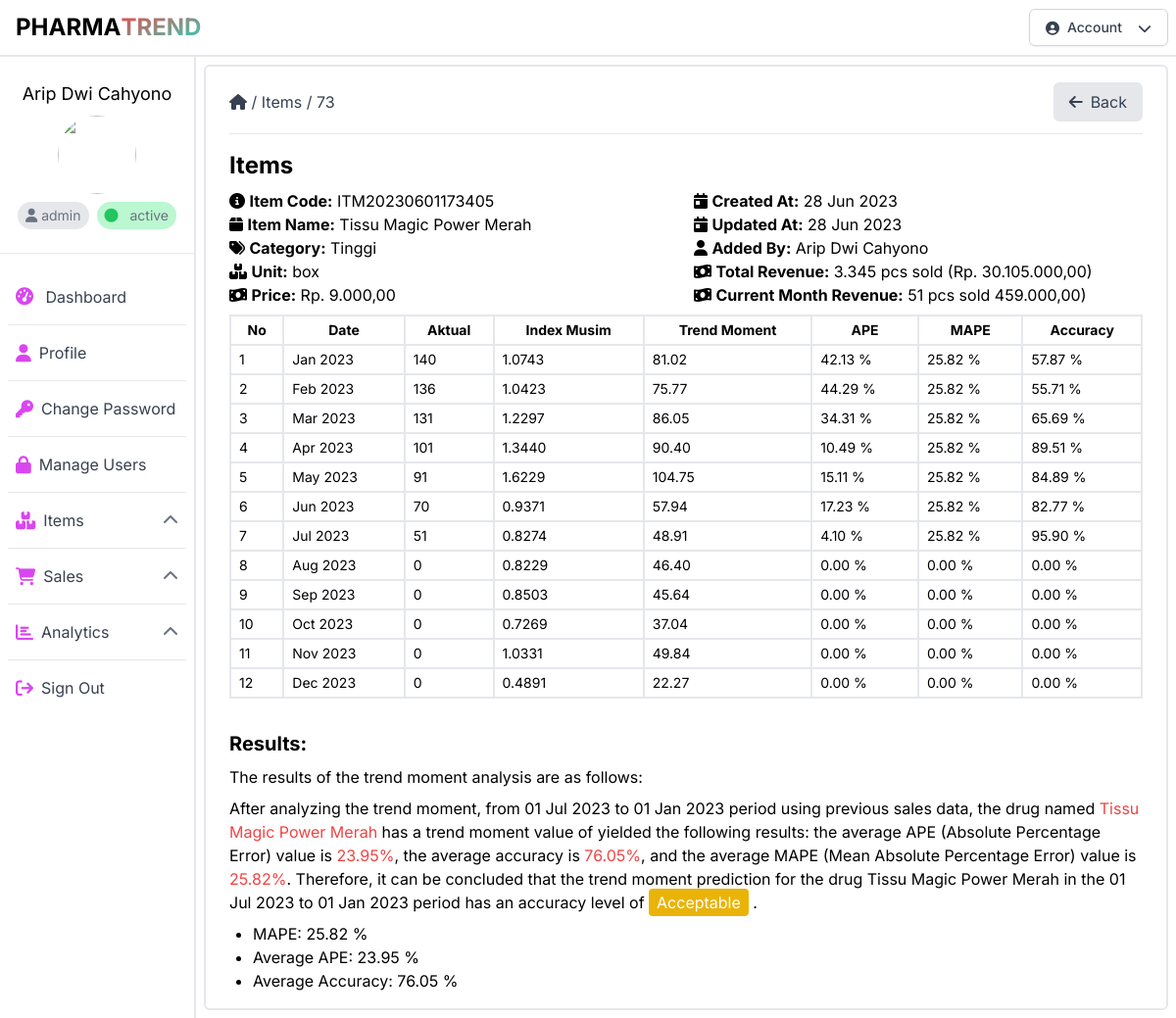
The page /detail_analytics_per_item_table.php?id=73 (signed in) on the database its author committed.
### tables this page shows
CREATE TABLE `items` (
  `id` int(11) NOT NULL,
  `code` varchar(32) NOT NULL,
  `name` varchar(128) NOT NULL,
  `price` varchar(256) NOT NULL,
  `unit` varchar(32) NOT NULL,
  `stock` varchar(256) NOT NULL,
  `created_at` datetime NOT NULL,
  `updated_at` datetime NOT NULL,
  `id_user` int(11) NOT NULL
);

CREATE TABLE `clustering` (
  `id` int(11) NOT NULL,
  `cluster` int(11) NOT NULL,
  `cluster_sold` int(11) NOT NULL,
  `cluster_price` int(11) NOT NULL,
  `cluster_sold_per_1000` float NOT NULL,
  `cluster_price_per_1000` float NOT NULL,
  `lowest` float NOT NULL,
  `middle` float NOT NULL,
  `highest` float NOT NULL,
  `category` varchar(32) NOT NULL
);

CREATE TABLE `users` (
  `id` int(11) NOT NULL,
  `fullname` varchar(128) NOT NULL,
  `email` varchar(256) NOT NULL,
  `password` varchar(256) NOT NULL,
  `phone` varchar(16) DEFAULT NULL,
  `address` varchar(16) DEFAULT NULL,
  `photo` varchar(128) DEFAULT NULL,
  `role` varchar(128) NOT NULL,
  `status` varchar(32) NOT NULL,
  `created_at` datetime NOT NULL,
  `updated_at` datetime NOT NULL
);

CREATE TABLE `trends_moment` (
  `id` int(11) NOT NULL,
  `id_item` int(11) NOT NULL,
  `id_sale` int(11) DEFAULT NULL,
  `month` int(11) NOT NULL,
  `time_x` int(11) NOT NULL,
  `year` int(11) NOT NULL,
  `sales_real` float NOT NULL,
  `a` float NOT NULL,
  `b` float NOT NULL,
  `y` float NOT NULL,
  `averageSold` float NOT NULL,
  `indexMusim` float NOT NULL,
  `forecast` float NOT NULL,
  `ape` float NOT NULL,
  `mape` float DEFAULT NULL,
  `accuracy` float NOT NULL
);

CREATE TABLE `sales` (
  `id` int(11) NOT NULL,
  `code` varchar(32) NOT NULL,
  `sold` varchar(256) NOT NULL,
  `month` varchar(16) NOT NULL,
  `year` varchar(16) NOT NULL,
  `created_at` datetime NOT NULL,
  `updated_at` datetime NOT NULL,
  `id_item` int(11) NOT NULL,
  `id_user` int(11) NOT NULL
);

### public/detail_analytics_per_item_table.php (the view, shortened to what the rows shown need)
<?php
require_once("config.php");
$currentYear = date('Y');
$query = "SELECT * FROM trends_moment WHERE id_item = {$_GET['id']} AND year = $currentYear ORDER BY month ASC";
$result = mysqli_query($conn, $query);
$itemQuery = "SELECT i.id, i.code, i.name, i.unit, i.price, i.stock, i.created_at, i.updated_at, i.id_user, c.id AS cluster_id, c.cluster, c.cluster_sold, c.cluster_price, c.cluster_sold_per_1000, c.cluster_price_per_1000, c.lowest, c.middle, c.highest, c.category
FROM items AS i
JOIN sales_cluster AS sc ON i.id = sc.id_item
JOIN clustering AS c ON sc.nearest_cluster = c.id
WHERE i.id = {$_GET['id']}";
$itemResult = mysqli_query($conn, $itemQuery);
$item = mysqli_fetch_assoc($itemResult);
$userQuery = "SELECT id, fullname, email, phone, address, photo, created_at, updated_at FROM users WHERE id = {$item['id_user']}";
$userResult = mysqli_query($conn, $userQuery);
$user = mysqli_fetch_assoc($userResult);
?>
<!DOCTYPE html>
<html lang="id">
<head>
    <link rel="stylesheet" href="css/output.css">
    <link rel="stylesheet" href="https://cdnjs.cloudflare.com/ajax/libs/font-awesome/6.4.0/css/all.min.css" />
</head>
<body class="font-inter">
    <div class="container-fluid mx-auto h-auto">
        <div class="flex">
            <?php
            include("components/sidebar.php");
            ?>
            <div class="w-10/12 h-[calc(100vh-3.5rem)] p-2">
                <div class="w-full h-auto border-2 border-gray-200 rounded-md py-4 px-6">
                    <div class="flex flex-col gap-4 mt-4">
                        <div class="flex flex-col gap-2">
                            <div class="flex flex-row items-center justify-between">
                                <div class="flex flex-row items-center gap-2">
                                    <h1 class="text-2xl font-bold">Items</h1>
                                </div>
                            </div>
                            <div class="flex-1 flex flex-row gap-4">
                                <div class="flex-1 flex-col gap-2">
                                    <div>
                                        <i class="fas fa-info-circle"></i>
                                        <span class="font-bold">Item Code:</span>
                                        <span><?php echo $item['code']; ?></span>
                                    </div>
                                    <div>
                                        <i class="fas fa-box"></i>
                                        <span class="font-bold">Item Name:</span>
                                        <span><?php echo $item['name']; ?></span>
                                    </div>
                                    <div>
                                        <i class="fas fa-tags"></i>
                                        <span class="font-bold">Category:</span>
                                        <span><?php echo $item['category']; ?></span>
                                    </div>
                                    <div>
                                        <i class="fas fa-boxes"></i>
                                        <span class="font-bold">Unit:</span>
                                        <span><?php echo $item['unit']; ?></span>
                                    </div>
                                    <div>
                                        <i class="fas fa-money-bill-wave"></i>
                                        <span class="font-bold">Price:</span>
                                        <span>Rp. <?php echo number_format($item['price'], 2, ',', '.'); ?></span>
                                    </div>
                                </div>
                                <div class="flex-1 flex-col gap-2">
                                    <div>
                                        <i class="fas fa-calendar-day"></i>
                                        <span class="font-bold">Created At:</span>
                                        <span><?php echo date('d M Y', strtotime($item['created_at'])); ?></span>
                                    </div>
                                    <div>
                                        <i class="fas fa-calendar-day"></i>
                                        <span class="font-bold">Updated At:</span>
                                        <span><?php echo date('d M Y', strtotime($item['updated_at'])); ?></span>
                                    </div>
                                    <div>
                                        <i class="fas fa-user"></i>
                                        <span class="font-bold">Added By:</span>
                                        <span>
                                            <?php
                                            echo ucwords($user['fullname']);
                                            ?></span>
                                    </div>
                                </div>
                            </div>
                            <table class="table-auto w-full">
                                <thead>
                                    <tr>
                                        <th class="border-2 border-gray-200 px-2 py-1 text-sm">No</th>
                                        <th class="border-2 border-gray-200 px-2 py-1 text-sm">Date</th>
                                        <th class="border-2 border-gray-200 px-2 py-1 text-sm">Aktual</th>
                                        <th class="border-2 border-gray-200 px-2 py-1 text-sm">Index Musim</th>
                                        <th class="border-2 border-gray-200 px-2 py-1 text-sm">Trend Moment</th>
                                        <th class="border-2 border-gray-200 px-2 py-1 text-sm">APE</th>
                                        <th class="border-2 border-gray-200 px-2 py-1 text-sm">MAPE</th>
                                        <th class="border-2 border-gray-200 px-2 py-1 text-sm">Accuracy</th>
                                    </tr>
                                </thead>
                                <tbody>
                                    <?php
                                    $no = 1;
                                    $totalAPE = 0;
                                    $totalAccuracy = 0;
                                    $totalMAPE = 0;
                                    $firstDate = '';
                                    $lastDate = '';
                                    $jmdata = 0;
                                    while ($row = mysqli_fetch_assoc($result)) {
                                        $month = $row['month'];
                                        $year = $row['year'];
                                        $id_item = $row['id_item'];
                                        $trend = $row['forecast'];
                                        $totalAPE += $row['ape'];
                                        $totalAccuracy += $row['accuracy'];
                                        if ($row['mape'] != 0) {
                                            $totalMAPE = $row['mape'];
                                        }
                                        if ($firstDate == '') {
                                            $lastDate = date('d M Y', strtotime("$year-$month-01"));
                                        }
                                        $label = date('M Y', strtotime("$year-$month-01"));
                                        $sqlSold = "SELECT * FROM sales WHERE id_item = '$id_item' AND month = '$month' AND year = '$year'";
                                        $resultSold = mysqli_query($conn, $sqlSold);
                                        $rowSold = mysqli_fetch_assoc($resultSold);
                                        if ($rowSold) {
                                            $sold = $rowSold['sold'];
                                            $firstDate = date('d M Y', strtotime("$year-$month-01"));
                                            $jmdata++;
                                        } else {
                                            $sold = 0;
                                        }
                                    ?>
                                        <tr>
                                            <td class="border-2 border-gray-200 px-2 py-1 text-sm"><?php echo $no++; ?></td>
                                            <td class="border-2 border-gray-200 px-2 py-1 text-sm"><?php echo $label; ?></td>
                                            <td class="border-2 border-gray-200 px-2 py-1 text-sm"><?php echo $sold; ?></td>
                                            <td class="border-2 border-gray-200 px-2 py-1 text-sm"><?php echo number_format($row['indexMusim'], 4); ?></td>
                                            <td class="border-2 border-gray-200 px-2 py-1 text-sm"><?php echo number_format($trend, 2); ?></td>
                                            <td class="border-2 border-gray-200 px-2 py-1 text-sm"><?php echo number_format($row['ape'], 2); ?> %</td>
                                            <td class="border-2 border-gray-200 px-2 py-1 text-sm"><?php echo number_format($row['mape'], 2); ?> %</td>
                                            <td class="border-2 border-gray-200 px-2 py-1 text-sm"><?php echo number_format($row['accuracy'], 2); ?> %</td>
                                        </tr>
                                    <?php
                                    }
                                    ?>
                                </tbody>
                            </table>
                        </div>
                        <div class="mt-4">
                            <h2 class="text-xl font-bold">Results:</h2>
                            <p class="mt-2">The results of the trend moment analysis are as follows:</p>
                            <p class="mt-2">
                                After analyzing the trend moment, from <?php echo $firstDate; ?> to <?php echo $lastDate; ?> period using previous sales data, the drug named
                                <span class="text-red-500"><?php echo $item['name']; ?></span> has a trend moment value of
                                yielded the following results: the average APE (Absolute Percentage Error) value is
                                <span class="text-red-500"><?php echo number_format($totalAPE / $jmdata, 2); ?>%</span>,
                                the average accuracy is
                                <span class="text-red-500"><?php echo number_format($totalAccuracy / $jmdata, 2); ?>%</span>,
                                and the average MAPE (Mean Absolute Percentage Error) value is
                                <span class="text-red-500"><?php echo number_format($totalMAPE, 2); ?>%</span>.
                                Therefore, it can be concluded that the trend moment prediction for the drug <?php echo $item['name']; ?> in the
                                <?php echo $firstDate; ?> to <?php echo $lastDate; ?> period has an accuracy level of <?php if ($totalMAPE  < 10) { ?>
                                    <span class="bg-green-500 text-white px-2 py-1 rounded">Very Good</span>
                                <?php } elseif ($totalMAPE  < 20) { ?>
                                    <span class="bg-green-500 text-white px-2 py-1 rounded">Good</span>
                                <?php } elseif ($totalMAPE  < 50) { ?>
                                    <span class="bg-yellow-500 text-white px-2 py-1 rounded">Acceptable</span>
                                <?php } else { ?>
                                    <span class="bg-red-500 text-white px-2 py-1 rounded">Poor</span>
                                    <?php } ?>.
                            </p>
                            <ul class="list-disc pl-6 mt-2">
                                <li> MAPE: <?php echo number_format($totalMAPE, 2); ?> %</li>
                            </ul>
                            <ul class="list-disc pl-6">
                                <li>Average APE: <?php echo number_format($totalAPE / $jmdata, 2); ?> %</li>
                                <li>Average Accuracy: <?php echo number_format($totalAccuracy / $jmdata, 2); ?> %</li>
                            </ul>
                        </div>
                    </div>
                </div>
            </div>
        </div>
</body>
</html>

### rows shown on the page
items: code "ITM20230601173405", name "Tissu Magic Power Merah", clustering.category "Tinggi", unit "box", price "9.000,00", created_at "28 Jun 2023", updated_at "28 Jun 2023"
users: fullname "Arip Dwi Cahyono"
trends_moment: label "Jan 2023", id_sale.sold "140", indexMusim "1.0743", forecast "81.02", ape "42.13", mape "25.82", accuracy "57.87", lastDate "01 Jan 2023"
trends_moment: label "Feb 2023", id_sale.sold "136", indexMusim "1.0423", forecast "75.77", ape "44.29", mape "25.82", accuracy "55.71"
trends_moment: label "Mar 2023", id_sale.sold "131", indexMusim "1.2297", forecast "86.05", ape "34.31", mape "25.82", accuracy "65.69"
trends_moment: label "Apr 2023", id_sale.sold "101", indexMusim "1.3440", forecast "90.40", ape "10.49", mape "25.82", accuracy "89.51"
trends_moment: label "May 2023", id_sale.sold "91", indexMusim "1.6229", forecast "104.75", ape "15.11", mape "25.82", accuracy "84.89"
trends_moment: label "Jun 2023", id_sale.sold "70", indexMusim "0.9371", forecast "57.94", ape "17.23", mape "25.82", accuracy "82.77"
trends_moment: label "Jul 2023", id_sale.sold "51", indexMusim "0.8274", forecast "48.91", ape "4.10", mape "25.82", accuracy "95.90", firstDate "01 Jul 2023"
trends_moment: label "Aug 2023", sold "0", indexMusim "0.8229", forecast "46.40", ape "0.00", mape "0.00", accuracy "0.00"
trends_moment: label "Sep 2023", sold "0", indexMusim "0.8503", forecast "45.64", ape "0.00", mape "0.00", accuracy "0.00"
trends_moment: label "Oct 2023", sold "0", indexMusim "0.7269", forecast "37.04", ape "0.00", mape "0.00", accuracy "0.00"
trends_moment: label "Nov 2023", sold "0", indexMusim "1.0331", forecast "49.84", ape "0.00", mape "0.00", accuracy "0.00"
trends_moment: label "Dec 2023", sold "0", indexMusim "0.4891", forecast "22.27", ape "0.00", mape "0.00", accuracy "0.00"

### other values the page prints
$_SESSION["fullname"] "Arip Dwi Cahyono"
$_SESSION["role"] "admin"
$_SESSION["status"] "active"
$_GET['id'] "73"
$totalRevenue "3.345"
$totalRevenue * $item['price'] "30.105.000,00"
$currentMonthRevenue "51"
$currentMonthRevenue * $item['price'] "459.000,00"
$totalAPE / $jmdata "23.95"
$totalAccuracy / $jmdata "76.05"
